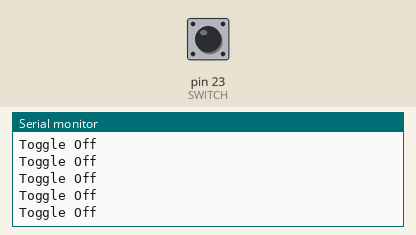
A sketch run on a simulated Arduino Mega 2560, built with avr-gcc and run on an emulated ATmega2560. Shown: the last lines printed to the serial monitor. Inputs (shaded band) come from the test bench; at power-on: pin 23 (SWITCH) HIGH.

Above: at 1.2 s.
1.3 s: pin 23 (SWITCH) pulled LOW for 0.15 s
At 2.3 s:
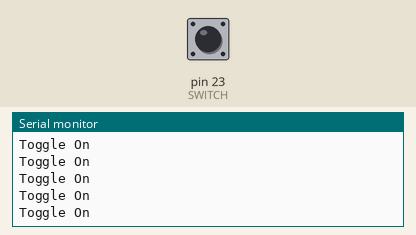
3.4 s: pin 23 (SWITCH) pulled LOW for 1 s
At 4.4 s:
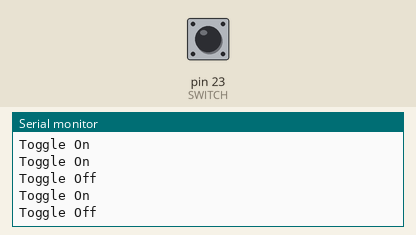
7.4 s: pin 23 (SWITCH) pulled LOW for 0.15 s
At 8.2 s:
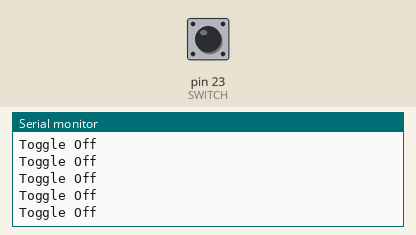
10.5 s: pin 23 (SWITCH) pulled LOW for 1 s
At 11.44 s:
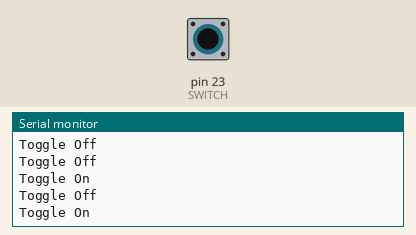
14.5 s: pin 23 (SWITCH) pulled LOW for 3.2 s
At 14.93 s:
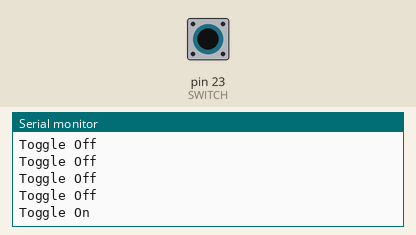
20.7 s: pin 23 (SWITCH) pulled LOW for 0.15 s
At 21.8 s:
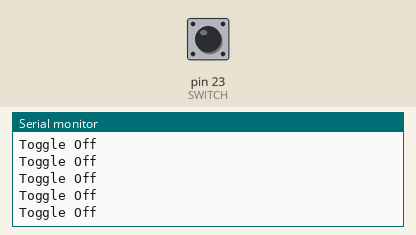

Measured:
- after the input at 1.3 s, the serial monitor: prints a new line after 0.26 s (image 1)
- after the input at 7.4 s, the serial monitor: prints a new line after 0.26 s (image 3)
- after the input at 10.5 s, the serial monitor: prints a new line after 0.26 s (image 4)
- after the input at 14.5 s, the serial monitor: prints a new line after 0.25 s (image 5)
- after the input at 20.7 s, the serial monitor: prints a new line after 0.26 s (image 6)

The sketch:

Switch.ino
```cpp
#define SWITCH 23

byte state = LOW;

void setup() {
  Serial.begin(9600);
  pinMode(SWITCH, INPUT_PULLUP);
}

void loop() {
  if (digitalRead(SWITCH) == LOW) {
    state = !state;
    delay(250);
  }
  if (state) {
    Serial.println("Toggle On");
  } else {
    Serial.println("Toggle Off");
  }
}
```
